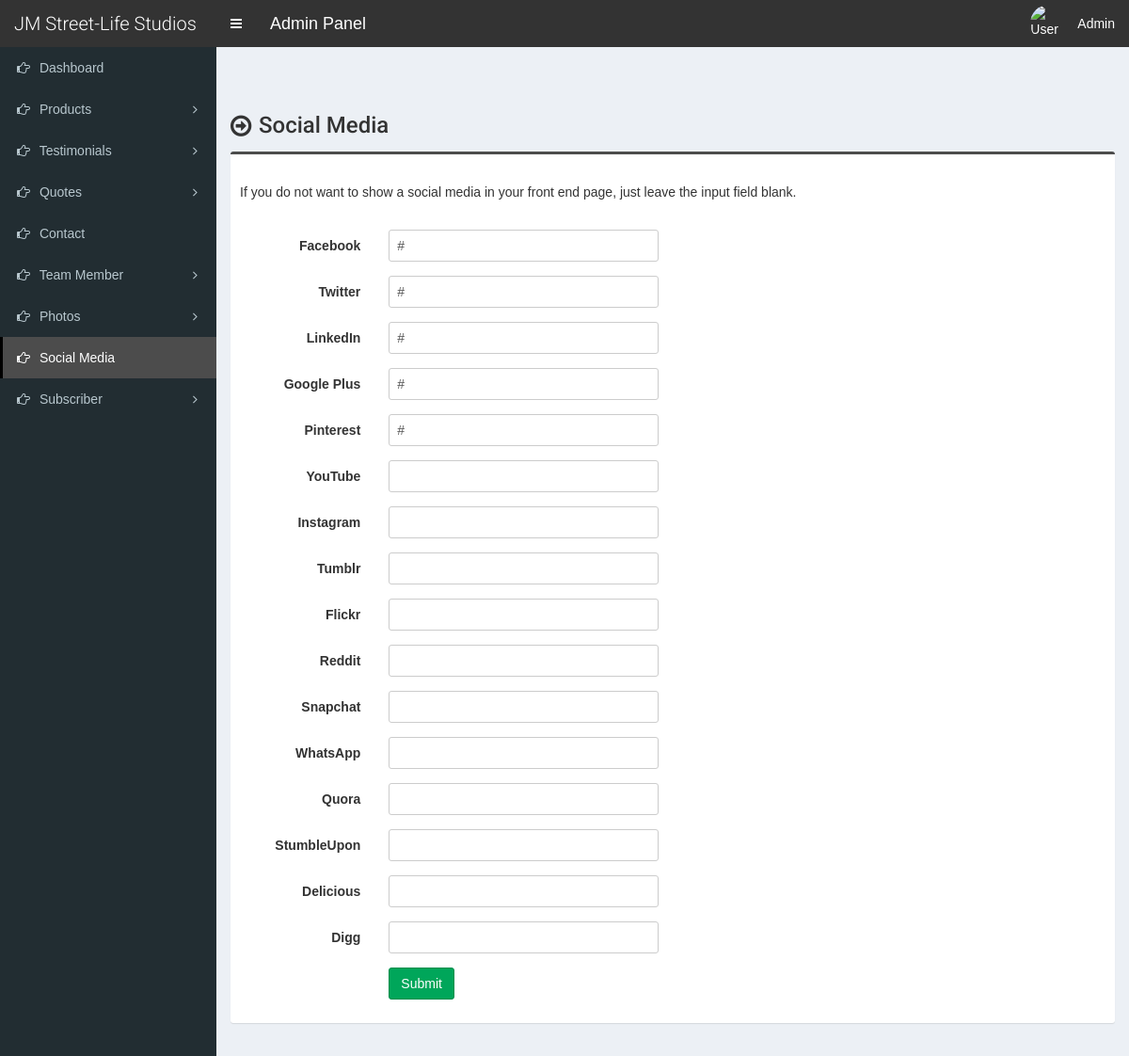
The app's page /admin/dashboard/social-media.php (signed in) with its own data.
### tables this page shows
CREATE TABLE `tbl_settings` (
  `id` int(11) NOT NULL,
  `logo` varchar(255) NOT NULL,
  `favicon` varchar(255) NOT NULL,
  `footer_about` mediumtext NOT NULL,
  `footer_copyright` mediumtext NOT NULL,
  `contact_address` mediumtext NOT NULL,
  `contact_email` varchar(255) NOT NULL,
  `contact_phone` varchar(255) NOT NULL,
  `contact_fax` varchar(255) NOT NULL,
  `contact_map_iframe` mediumtext NOT NULL,
  `total_recent_news_footer` int(10) NOT NULL,
  `total_popular_news_footer` int(10) NOT NULL,
  `total_recent_news_sidebar` int(11) NOT NULL,
  `total_popular_news_sidebar` int(11) NOT NULL,
  `total_recent_news_home_page` int(11) NOT NULL,
  `meta_title_home` mediumtext NOT NULL,
  `meta_keyword_home` mediumtext NOT NULL,
  `meta_description_home` mediumtext NOT NULL,
  `home_title_service` varchar(255) NOT NULL,
  `home_subtitle_service` varchar(255) NOT NULL,
  `home_status_service` varchar(10) NOT NULL,
  `home_title_team_member` varchar(255) NOT NULL,
  `home_subtitle_team_member` varchar(255) NOT NULL,
  `home_status_team_member` varchar(10) NOT NULL,
  `home_title_testimonial` varchar(255) NOT NULL,
  `home_subtitle_testimonial` varchar(255) NOT NULL,
  `home_status_testimonial` varchar(10) NOT NULL,
  `home_photo_testimonial` varchar(255) NOT NULL,
  `home_title_news` varchar(255) NOT NULL,
  `home_subtitle_news` varchar(255) NOT NULL,
  `home_status_news` varchar(10) NOT NULL,
  `home_title_partner` varchar(255) NOT NULL,
  `home_subtitle_partner` varchar(255) NOT NULL,
  `home_status_partner` varchar(10) NOT NULL,
  `mod_rewrite` varchar(10) NOT NULL,
  `newsletter_title` varchar(255) NOT NULL,
  `newsletter_text` mediumtext NOT NULL,
  `newsletter_photo` varchar(255) NOT NULL,
  `newsletter_status` varchar(10) NOT NULL,
  `banner_search` varchar(255) NOT NULL,
  `banner_category` varchar(255) NOT NULL,
  `counter_1_title` varchar(255) NOT NULL,
  `counter_1_value` varchar(10) NOT NULL,
  `counter_2_title` varchar(255) NOT NULL,
  `counter_2_value` varchar(10) NOT NULL,
  `counter_3_title` varchar(255) NOT NULL,
  `counter_3_value` varchar(10) NOT NULL,
  `counter_4_title` varchar(255) NOT NULL,
  `counter_4_value` varchar(10) NOT NULL,
  `counter_photo` varchar(255) NOT NULL,
  `counter_status` varchar(10) NOT NULL,
  `color` varchar(10) NOT NULL,
  `preloader` varchar(3) NOT NULL,
  `active_editor` varchar(40) NOT NULL,
  `website_name` varchar(255) NOT NULL,
  `home_about_title` varchar(200) NOT NULL,
  `home_about_img` varchar(200) NOT NULL,
  `home_about_content` varchar(2000) NOT NULL
);

CREATE TABLE `tbl_social` (
  `social_id` int(11) NOT NULL,
  `social_name` varchar(30) NOT NULL,
  `social_url` varchar(255) NOT NULL,
  `social_icon` varchar(30) NOT NULL
);

### admin/dashboard/social-media.php (the view, shortened to what this page needs)
<?php require_once('./inc/header.php'); ?>
<section class="content-header">
	<div class="content-header-left">
		<h1>Social Media</h1>
	</div>
</section>
<?php
$statement = $pdo->prepare("SELECT * FROM tbl_social");
$statement->execute();
$result = $statement->fetchAll(PDO::FETCH_ASSOC);
foreach ($result as $row) {
	if($row['social_name'] == 'Facebook') {
		$facebook = $row['social_url'];
	}
	if($row['social_name'] == 'Twitter') {
		$twitter = $row['social_url'];
	}
	if($row['social_name'] == 'LinkedIn') {
		$linkedin = $row['social_url'];
	}
	if($row['social_name'] == 'Google Plus') {
		$googleplus = $row['social_url'];
	}
	if($row['social_name'] == 'Pinterest') {
		$pinterest = $row['social_url'];
	}
	if($row['social_name'] == 'YouTube') {
		$youtube = $row['social_url'];
	}
	if($row['social_name'] == 'Instagram') {
		$instagram = $row['social_url'];
	}
	if($row['social_name'] == 'Tumblr') {
		$tumblr = $row['social_url'];
	}
	if($row['social_name'] == 'Flickr') {
		$flickr = $row['social_url'];
	}
	if($row['social_name'] == 'Reddit') {
		$reddit = $row['social_url'];
	}
	if($row['social_name'] == 'Snapchat') {
		$snapchat = $row['social_url'];
	}
	if($row['social_name'] == 'WhatsApp') {
		$whatsapp = $row['social_url'];
	}
	if($row['social_name'] == 'Quora') {
		$quora = $row['social_url'];
	}
	if($row['social_name'] == 'StumbleUpon') {
		$stumbleupon = $row['social_url'];
	}
	if($row['social_name'] == 'Delicious') {
		$delicious = $row['social_url'];
	}
	if($row['social_name'] == 'Digg') {
		$digg = $row['social_url'];
	}
}
?>
<section class="content">
	<div class="row">
		<div class="col-md-12">
			<form class="form-horizontal" action="" method="post">
				<div class="box box-info">
					<div class="box-body">
						<p style="padding-bottom: 20px;">If you do not want to show a social media in your front end page, just leave the input field blank.</p>
						<div class="form-group">
							<label for="" class="col-sm-2 control-label">Facebook </label>
							<div class="col-sm-4">
								<input type="text" class="form-control" name="facebook" value="<?php echo $facebook; ?>">
							</div>
						</div>
						<div class="form-group">
							<label for="" class="col-sm-2 control-label">Twitter </label>
							<div class="col-sm-4">
								<input type="text" class="form-control" name="twitter" value="<?php echo $twitter; ?>">
							</div>
						</div>
						<div class="form-group">
							<label for="" class="col-sm-2 control-label">LinkedIn </label>
							<div class="col-sm-4">
								<input type="text" class="form-control" name="linkedin" value="<?php echo $linkedin; ?>">
							</div>
						</div>
						<div class="form-group">
							<label for="" class="col-sm-2 control-label">Google Plus </label>
							<div class="col-sm-4">
								<input type="text" class="form-control" name="googleplus" value="<?php echo $googleplus; ?>">
							</div>
						</div>
						<div class="form-group">
							<label for="" class="col-sm-2 control-label">Pinterest </label>
							<div class="col-sm-4">
								<input type="text" class="form-control" name="pinterest" value="<?php echo $pinterest; ?>">
							</div>
						</div>
						<div class="form-group">
							<label for="" class="col-sm-2 control-label">YouTube </label>
							<div class="col-sm-4">
								<input type="text" class="form-control" name="youtube" value="<?php echo $youtube; ?>">
							</div>
						</div>
						<div class="form-group">
							<label for="" class="col-sm-2 control-label">Instagram </label>
							<div class="col-sm-4">
								<input type="text" class="form-control" name="instagram" value="<?php echo $instagram; ?>">
							</div>
						</div>
						<div class="form-group">
							<label for="" class="col-sm-2 control-label">Tumblr </label>
							<div class="col-sm-4">
								<input type="text" class="form-control" name="tumblr" value="<?php echo $tumblr; ?>">
							</div>
						</div>
						<div class="form-group">
							<label for="" class="col-sm-2 control-label">Flickr </label>
							<div class="col-sm-4">
								<input type="text" class="form-control" name="flickr" value="<?php echo $flickr; ?>">
							</div>
						</div>
						<div class="form-group">
							<label for="" class="col-sm-2 control-label">Reddit </label>
							<div class="col-sm-4">
								<input type="text" class="form-control" name="reddit" value="<?php echo $reddit; ?>">
							</div>
						</div>
						<div class="form-group">
							<label for="" class="col-sm-2 control-label">Snapchat </label>
							<div class="col-sm-4">
								<input type="text" class="form-control" name="snapchat" value="<?php echo $snapchat; ?>">
							</div>
						</div>
						<div class="form-group">
							<label for="" class="col-sm-2 control-label">WhatsApp </label>
							<div class="col-sm-4">
								<input type="text" class="form-control" name="whatsapp" value="<?php echo $whatsapp; ?>">
							</div>
						</div>
						<div class="form-group">
							<label for="" class="col-sm-2 control-label">Quora </label>
							<div class="col-sm-4">
								<input type="text" class="form-control" name="quora" value="<?php echo $quora; ?>">
							</div>
						</div>
						<div class="form-group">
							<label for="" class="col-sm-2 control-label">StumbleUpon </label>
							<div class="col-sm-4">
								<input type="text" class="form-control" name="stumbleupon" value="<?php echo $stumbleupon; ?>">
							</div>
						</div>
						<div class="form-group">
							<label for="" class="col-sm-2 control-label">Delicious </label>
							<div class="col-sm-4">
								<input type="text" class="form-control" name="delicious" value="<?php echo $delicious; ?>">
							</div>
						</div>
						<div class="form-group">
							<label for="" class="col-sm-2 control-label">Digg </label>
							<div class="col-sm-4">
								<input type="text" class="form-control" name="digg" value="<?php echo $digg; ?>">
							</div>
						</div>
						<div class="form-group">
							<label for="" class="col-sm-2 control-label"></label>
							<div class="col-sm-6">
								<button type="submit" class="btn btn-success pull-left" name="form1">Submit</button>
							</div>
						</div>
					</div>
				</div>
			</form>
		</div>
	</div>
</section>
<?php require_once('./inc/footer.php'); ?>

### admin/dashboard/inc/header.php (shortened to what this page needs)
<?php
include('./database/config.php');
$q = $pdo->prepare("SELECT * FROM tbl_settings WHERE id=?");
$q->execute([1]);
$res = $q->fetchAll();
foreach ($res as $row) {
	$active_editor = $row['active_editor'];
	$website_name = $row['website_name'];
}
?>
<!DOCTYPE html>
<html>
<head>
	<link rel="stylesheet" href="css/bootstrap.min.css">
	<link rel="stylesheet" href="css/font-awesome.min.css">
	<link rel="stylesheet" href="css/ionicons.min.css">
	<link rel="stylesheet" href="css/datepicker3.css">
	<link rel="stylesheet" href="css/all.css">
	<link rel="stylesheet" href="css/select2.min.css">
	<link rel="stylesheet" href="css/dataTables.bootstrap.css">
	<link rel="stylesheet" href="css/jquery.fancybox.css">
	<link rel="stylesheet" href="css/AdminLTE.min.css">
	<link rel="stylesheet" href="css/_all-skins.min.css">
	<link rel="stylesheet" href="css/on-off-switch.css">
	<link rel="stylesheet" href="css/sb-admin.css">
	<?php if ($active_editor == 'Summernote') : ?>
		<link rel="stylesheet" href="css/summernote.css">
	<?php endif; ?>
	<link rel="stylesheet" href="css/style.css">
</head>
<body class="hold-transition fixed skin-blue sidebar-mini">
	<div class="wrapper">
		<header class="main-header">
			<a href="index.php" class="logo">
				<span class="logo-lg"><?php echo $website_name; ?></span>
			</a>
			<nav class="navbar navbar-static-top">
				<a href="#" class="sidebar-toggle" data-toggle="offcanvas" role="button">
				</a>
				<span style="float:left;line-height:50px;color:#fff;padding-left:15px;font-size:18px;">Admin Panel</span>
				<div class="navbar-custom-menu">
					<ul class="nav navbar-nav">
						<li class="dropdown user user-menu">
							<a href="#" class="dropdown-toggle" data-toggle="dropdown">
								<img src="../assets/uploads/<?php echo $_SESSION['user']['photo']; ?>" class="user-image" alt="User Image">
								<span class="hidden-xs"><?php echo 'Admin'; ?></span>
							</a>
						</li>
					</ul>
				</div>
			</nav>
		</header>
		<?php $cur_page = substr($_SERVER["SCRIPT_NAME"], strrpos($_SERVER["SCRIPT_NAME"], "/") + 1); ?>
		<aside class="main-sidebar">
			<section class="sidebar">
				<ul class="sidebar-menu">
					<li class="treeview <?php if ($cur_page == 'index.php') {
											echo 'active';
										} ?>">
						<a href="index.php">
							<i class="fa fa-hand-o-right"></i> <span>Dashboard</span>
						</a>
					</li>
					<li class="treeview <?php if (($cur_page == 'products-category-add.php') || ($cur_page == 'products-category.php') || ($cur_page == 'products-category-edit.php') || ($cur_page == 'products-add.php') || ($cur_page == 'products.php') || ($cur_page == 'products-edit.php')) {
											echo 'active';
										} ?>">
						<a href="#">
							<i class="fa fa-hand-o-right"></i>
							<span>Products</span>
							<span class="pull-right-container">
								<i class="fa fa-angle-left pull-right"></i>
							</span>
						</a>
					</li>
					<li class="treeview <?php if (($cur_page == 'testimonials-category.php') || ($cur_page == 'testimonials-category-edit.php') || ($cur_page == 'testimonials-add.php') || ($cur_page == 'testimonials.php') || ($cur_page == 'testimonials-edit.php')) {
											echo 'active';
										} ?>">
						<a href="#">
							<i class="fa fa-hand-o-right"></i>
							<span>Testimonials</span>
							<span class="pull-right-container">
								<i class="fa fa-angle-left pull-right"></i>
							</span>
						</a>
					</li>
					<li class="treeview <?php if (($cur_page == 'quotes-category.php') || ($cur_page == 'quotes-category-edit.php') || ($cur_page == 'quotes-add.php') || ($cur_page == 'quotes.php') || ($cur_page == 'quotes-edit.php')) {
											echo 'active';
										} ?>">
						<a href="#">
							<i class="fa fa-hand-o-right"></i>
							<span>Quotes</span>
							<span class="pull-right-container">
								<i class="fa fa-angle-left pull-right"></i>
							</span>
						</a>
					</li>
					<li class="treeview <?php if (($cur_page == 'contact.php')) {
											echo 'active';
										} ?>">
						<a href="contact.php">
							<i class="fa fa-hand-o-right"></i> <span>Contact</span>
						</a>
					</li>
					<li class="treeview <?php if (($cur_page == 'designation-add.php') || ($cur_page == 'designation.php') || ($cur_page == 'designation-edit.php') || ($cur_page == 'team-member-add.php') || ($cur_page == 'team-member.php') || ($cur_page == 'team-member-edit.php')) {
											echo 'active';
										} ?>">
						<a href="#">
							<i class="fa fa-hand-o-right"></i>
							<span>Team Member</span>
							<span class="pull-right-container">
								<i class="fa fa-angle-left pull-right"></i>
							</span>
						</a>
					</li>
					<li class="treeview <?php if (($cur_page == 'photo-category-add.php') || ($cur_page == 'photo-category.php') || ($cur_page == 'photo-category-edit.php') || ($cur_page == 'photo-add.php') || ($cur_page == 'photo.php') || ($cur_page == 'photo-edit.php') || ($cur_page == 'video-category-add.php') || ($cur_page == 'video-category.php') || ($cur_page == 'video-category-edit.php') || ($cur_page == 'video-add.php') || ($cur_page == 'video.php') || ($cur_page == 'video-edit.php')) {
											echo 'active';
										} ?>">
						<a href="#">
							<i class="fa fa-hand-o-right"></i>
							<span>Photos</span>
							<span class="pull-right-container">
								<i class="fa fa-angle-left pull-right"></i>
							</span>
						</a>
					</li>
					<li class="treeview <?php if (($cur_page == 'social-media.php')) {
											echo 'active';
										} ?>">
						<a href="social-media.php">
							<i class="fa fa-hand-o-right"></i> <span>Social Media</span>
						</a>
					</li>
					<li class="treeview <?php if (($cur_page == 'subscriber.php') || ($cur_page == 'subscriber-email.php')) {
											echo 'active';
										} ?>">
						<a href="#">
							<i class="fa fa-hand-o-right"></i>
							<span>Subscriber</span>
							<span class="pull-right-container">
								<i class="fa fa-angle-left pull-right"></i>
							</span>
						</a>
					</li>
				</ul>
			</section>
		</aside>
		<div class="content-wrapper">

### records on screen
tbl_settings: website_name "JM Street-Life Studios"
tbl_social: facebook "#"
tbl_social: twitter "#"
tbl_social: linkedin "#"
tbl_social: googleplus "#"
tbl_social: pinterest "#"
